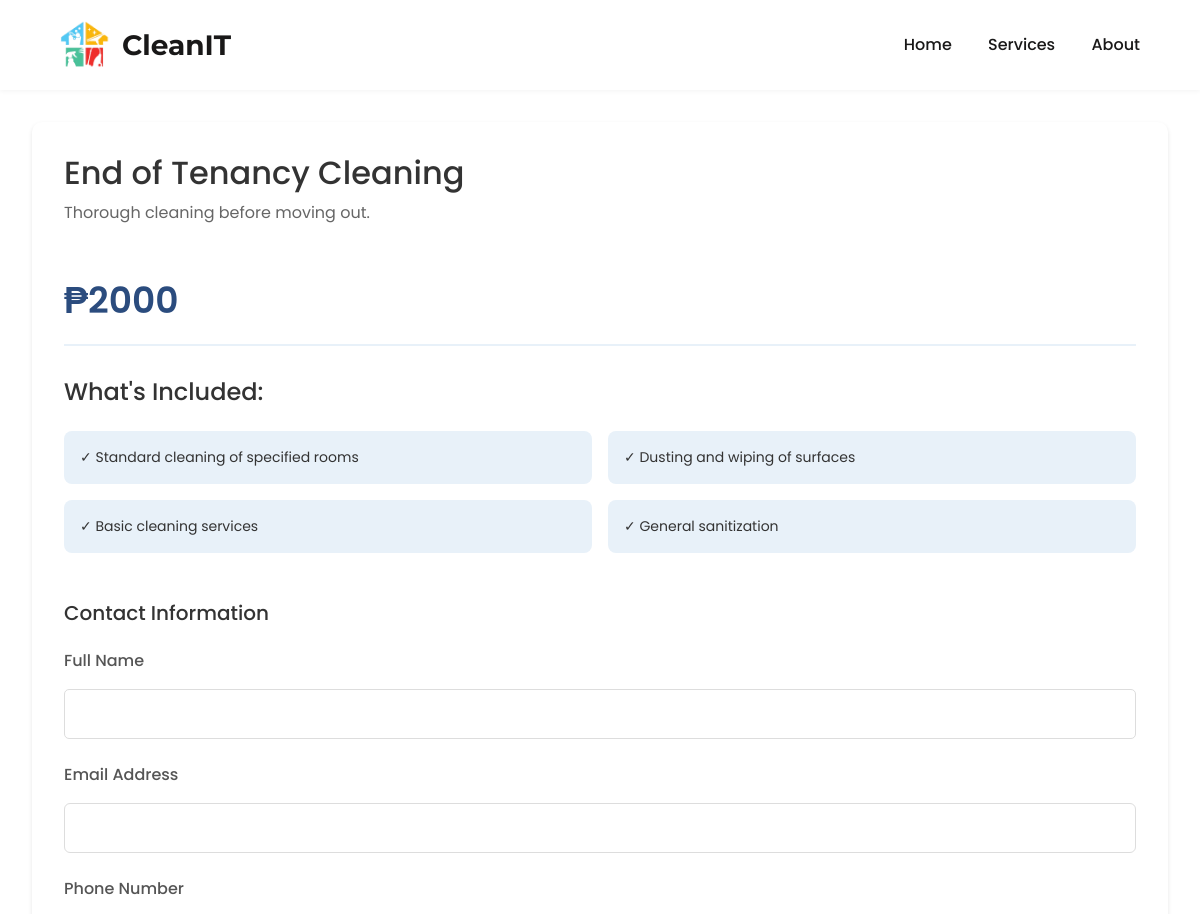
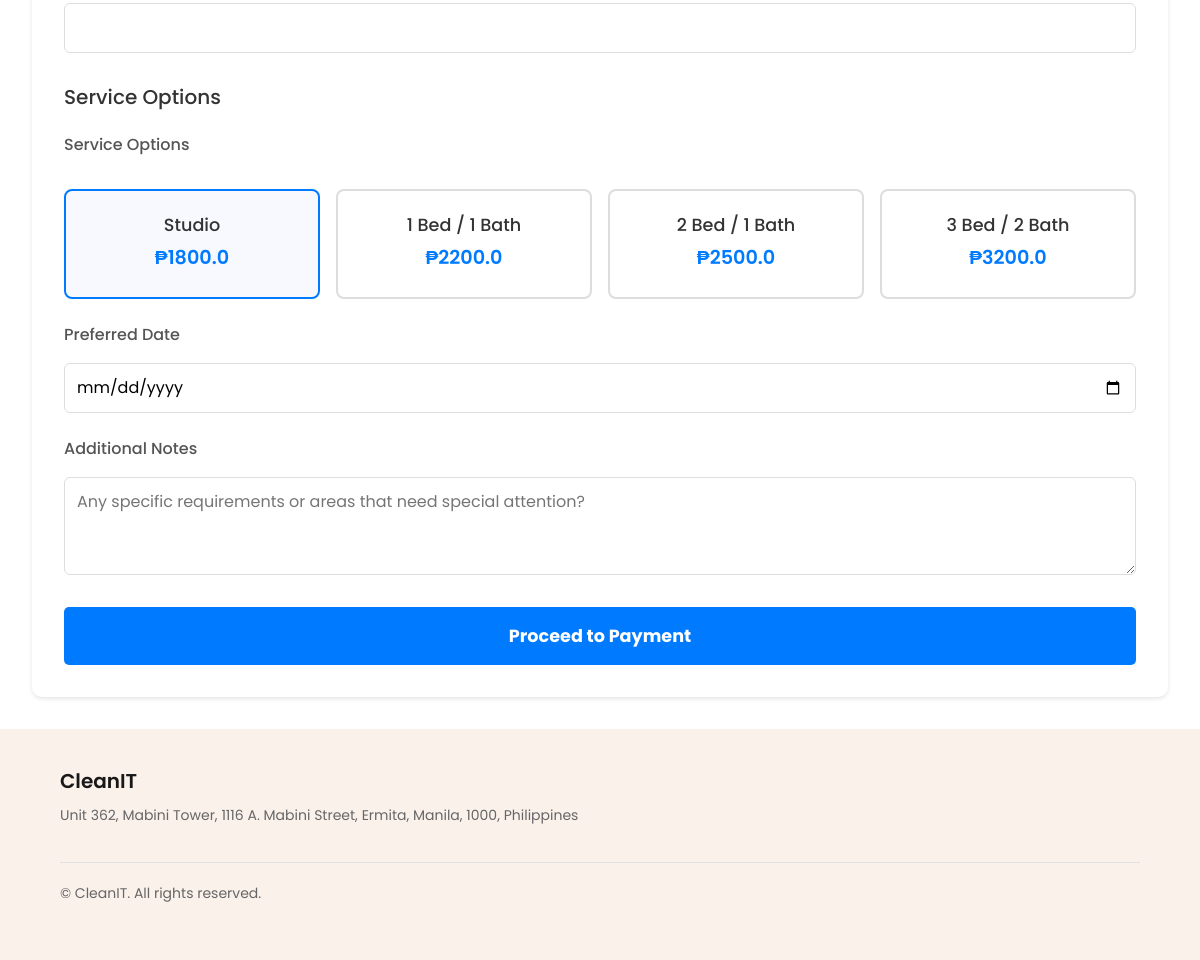
Page /book/3 on the committed database (2 pictures, top to bottom).
### tables this page shows
CREATE TABLE services (
                id INTEGER PRIMARY KEY AUTOINCREMENT,
                name TEXT NOT NULL,
                description TEXT,
                base_price REAL NOT NULL,
                image_url TEXT
            );

CREATE TABLE service_pricing (
                id INTEGER PRIMARY KEY AUTOINCREMENT,
                service_id INTEGER,
                rule_type TEXT NOT NULL,
                label TEXT NOT NULL,
                price REAL NOT NULL,
                min_quantity INTEGER DEFAULT 0,
                max_quantity INTEGER DEFAULT 0,
                FOREIGN KEY (service_id) REFERENCES services (id)
            );

### app.py (the view, shortened to what this page needs)
@app.route('/book/<int:service_id>', methods=['GET', 'POST'])
def book(service_id):
    service = get_service(service_id)
    if not service:
        return "Service not found", 404
    with db_connection() as conn:
        pricing_options = conn.execute(
            'SELECT * FROM service_pricing WHERE service_id = ?',
            (service_id,)
        ).fetchall()
        pricing_options = [dict(row) for row in pricing_options]
    hourly_pricing_id = None
    base_pricing_id = pricing_options[0]['id']  # Set default base_pricing_id
    flat_tiers = []
    flat_rate = []
    bedroom_price = None
    bathroom_price = None
    hourly_price = None
    custom_label = None
    for option in pricing_options:
        if option["rule_type"] == "per_room":
            if "Bedroom" in option["label"]:
                bedroom_price = option["price"]
            elif "Bathroom" in option["label"]:
                bathroom_price = option["price"]
        elif option["rule_type"] == "flat_tier":
            flat_tiers.append(option)
        elif option["rule_type"] == "flat_rate":
            flat_rate.append(option)
        elif option["rule_type"] == "hourly":
            hourly_price = option["price"]
            hourly_pricing_id = option["id"]
        elif option["rule_type"] == "custom":
            custom_label = option["label"]
    return render_template(
        "book.html",
        service=service,
        pricing_options=pricing_options,
        bedroom_price=bedroom_price,
        bathroom_price=bathroom_price,
        flat_tiers=flat_tiers,
        flat_rate=flat_rate,
        hourly_price=hourly_price,
        hourly_pricing_id=hourly_pricing_id,
        custom_label=custom_label,
        base_pricing_id=base_pricing_id
    )

### database.py (called while the page is built)
@contextmanager
def db_connection():
    conn = sqlite3.connect(DATABASE)
    conn.row_factory = sqlite3.Row  # Return rows as dictionaries
    try:
        yield conn
    finally:
        conn.close()

### services.py (called while the page is built)
def get_service(service_id):
    with db_connection() as conn:
        service_cursor = conn.execute('SELECT * FROM services WHERE id = ?', (service_id,))
        service = service_cursor.fetchone()
        if service is None:
            return None
        service_dict = dict(service)
        pricing_cursor = conn.execute('SELECT * FROM service_pricing WHERE service_id = ?', (service_id,))
        pricing = [dict(row) for row in pricing_cursor.fetchall()]
        service_dict['pricing'] = pricing
        return service_dict

### templates/book.html (shortened to what this page needs)
{% extends "base.html" %}
{% block content %}
<div class="booking-container">
    <div class="service-info">
        <h1>{{ service.name }}</h1>
        <p class="service-description">{{ service.description }}</p>
        <div class="price-section">
            <p class="base-price">₱{{ "%.0f"|format(service.base_price) }}</p>
        </div>
        <div class="whats-included">
            <h2>What's Included:</h2>
            {% if 'Regular Cleaning' in service.name %}
                <div class="included-list">
                    <div class="included-box">✓ Standard cleaning of specified rooms</div>
                    <div class="included-box">✓ Dusting and wiping of accessible surfaces</div>
                    <div class="included-box">✓ Vacuuming and mopping of floors</div>
                    <div class="included-box">✓ Basic bathroom cleaning and sanitizing</div>
                    <div class="included-box">✓ Kitchen surface cleaning</div>
                </div>
            {% else %}
                <div class="included-list">
                    <div class="included-box">✓ Standard cleaning of specified rooms</div>
                    <div class="included-box">✓ Dusting and wiping of surfaces</div>
                    <div class="included-box">✓ Basic cleaning services</div>
                    <div class="included-box">✓ General sanitization</div>
                </div>
            {% endif %}
        </div>
        <form method="POST" class="booking-form">
            <div class="form-section">
                <h3>Contact Information</h3>
                <div class="form-group">
                    <label for="name">Full Name</label>
                    <input type="text" id="name" name="name" required>
                </div>
                <div class="form-group">
                    <label for="email">Email Address</label>
                    <input type="email" id="email" name="email" required>
                </div>
                <div class="form-group">
                    <label for="phone">Phone Number</label>
                    <input type="tel" id="phone" name="phone" required>
                </div>
            </div>
            <div class="form-section">
                <h3>Service Options</h3>
                {% if service.pricing %}
                    {% if service.name in ['End of Tenancy Cleaning', 'Event Cleaning', 'Outdoor Cleaning', 'Disaster Cleaning & Restoration'] %}
                    <div class="form-group">
                        <label>Service Options</label>
                        <div class="service-options-grid">
                            {% for option in service.pricing %}
                                {% if option.rule_type in ['flat_tier', 'flat_rate', 'custom'] %}
                                <div class="service-option-card {% if option.rule_type == 'custom' %}custom-option{% endif %}"
                                     data-price-id="{% if option.rule_type == 'custom' %}{{ option.id }}_custom{% else %}{{ option.id }}{% endif %}"
                                     data-price="{{ option.price }}"
                                     onclick="selectServiceOption(this)">
                                    <h3>{{ option.label }}</h3>
                                    {% if option.rule_type != 'custom' %}
                                    <p class="price">₱{{ option.price }}</p>
                                    {% else %}
                                    <p class="price">Custom Quote</p>
                                    {% endif %}
                                </div>
                                {% endif %}
                            {% endfor %}
                        </div>
                    </div>
                    {% endif %}
                {% endif %}
                <div class="form-group">
                    <label for="date">Preferred Date</label>
                    <input type="date" id="date" name="date" required min="{{ today }}">
                </div>
                <div class="form-group">
                    <label for="notes">Additional Notes</label>
                    <textarea id="notes" name="notes" rows="3" placeholder="Any specific requirements or areas that need special attention?"></textarea>
                </div>
            </div>
            <div class="form-actions">
                <button type="submit" class="btn btn-primary">Proceed to Payment</button>
            </div>
        </form>
    </div>
</div>
{% endblock %}

### static/css/style.css (style rules this page uses)
:root { --primary-color: #bf4408; --secondary-color: #fbf1eb; --accent-color: #6eaee7; --light-color: #ffffff; --dark-color: #191818; --font-heading: "Montserrat", serif; --font-body: "Poppins", sans-serif; --font-alt: "Noto Sans", sans-serif; --header-height: 90px; }
html { scroll-behavior: smooth; scroll-padding-top: var(--header-height); }
body { margin: 0; font-family: var(--font-body); background-color: var(--light-color); color: var(--dark-color); }
.service-description { font-size: 18px; color: #666; margin-bottom: 30px; line-height: 1.6; }
.service-description { color: #666; margin-bottom: 20px; line-height: 1.6; }
.booking-container { max-width: 1200px; margin: 2rem auto; padding: 0 2rem; font-family: var(--font-body); }
.service-info { background: white; border-radius: 10px; padding: 2rem; margin-bottom: 2rem; box-shadow: 0 2px 4px rgba(0,0,0,0.1); }
.service-info h1 { font-size: 32px; color: #333; margin-bottom: 0.5rem; font-weight: 500; }
.service-description { font-size: 16px; color: #666; margin-bottom: 2rem; font-weight: 400; }
.price-section { margin: 2rem 0; text-align: left; }
.base-price { font-size: 36px; color: #2B4C7E; font-weight: 600; margin: 0; padding: 1rem 0; border-bottom: 2px solid #E8F1F9; }
.whats-included { margin-top: 2rem; }
.whats-included h2 { font-size: 24px; color: #333; margin-bottom: 1.5rem; font-weight: 500; }
.included-list { display: grid; grid-template-columns: repeat(2, 1fr); gap: 1rem; }
.included-box { background-color: #E8F1F9; padding: 1rem; border-radius: 8px; font-size: 14px; color: #333; display: flex; align-items: center; gap: 0.5rem; margin: 0; }
.booking-form { margin-top: 3rem; }
.form-section { margin-bottom: 2rem; }
.form-section h3 { font-size: 1.25rem; color: #333; margin-bottom: 1.5rem; }
.form-group { margin-bottom: 1.5rem; }
.form-group label { display: block; margin-bottom: 0.5rem; color: #555; font-weight: 500; }
.form-group input, .form-group textarea { width: 100%; padding: 0.75rem; border: 1px solid #ddd; border-radius: 6px; font-size: 1rem; transition: border-color 0.3s ease; }
.btn-primary { width: 100%; padding: 1rem; background: #007bff; color: white; border: none; border-radius: 5px; font-size: 1.1rem; font-weight: bold; cursor: pointer; transition: background-color 0.3s ease; }
.form-group { display: flex; flex-direction: column; gap: 0.5rem; }
label { font-weight: 500; color: #333; }
input[type="text"] { padding: 0.75rem; border: 1px solid #ddd; border-radius: 5px; font-size: 1rem; transition: border-color 0.3s; }
.price { font-size: 1.25rem; color: #007bff; font-weight: 600; }

### templates/book.html (style rules this page uses)
.service-options-grid { display: grid; grid-template-columns: repeat(auto-fit, minmax(200px, 1fr)); gap: 1rem; margin-top: 1rem; }
.service-option-card { background: #fff; border: 2px solid #ddd; border-radius: 8px; padding: 1.5rem; text-align: center; cursor: pointer; transition: all 0.3s ease; }
.service-option-card.selected { border-color: #007bff; background: #f8f9ff; }
.service-option-card h3 { margin: 0 0 0.5rem 0; font-size: 1.1rem; color: #333; }
.service-option-card .price { font-size: 1.2rem; color: #007bff; font-weight: 600; margin: 0; }

### rows in the picture
services: name "End of Tenancy Cleaning", description "Thorough cleaning before moving out.", base_price "2000"
service_pricing: label "Studio", price "1800.0"
service_pricing: label "1 Bed / 1 Bath", price "2200.0"
service_pricing: label "2 Bed / 1 Bath", price "2500.0"
service_pricing: label "3 Bed / 2 Bath", price "3200.0"
